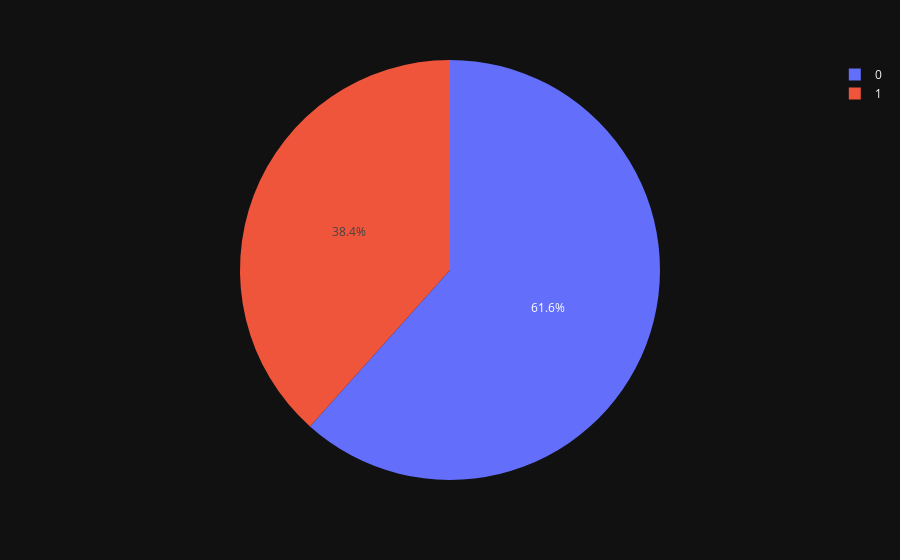

Here is the notebook cell this chart was saved with:
### Markdown cell above
## Dataset INFO

### Code cell
titanic.info()
plt1 = px.pie(titanic, names="Survived")
plt1.show()

### Figure 1 — Plotly figure (JSON) as saved in the notebook; plotly's stock layout.template omitted (floating-point values rounded to 4 significant figures; data arrays with more than 128 entries replaced by an {"elided": "..."} marker saying what was removed)
{"data": [{"domain": {"x": [0.0, 1.0], "y": [0.0, 1.0]}, "hovertemplate": "Survived=%{label}<extra></extra>", "labels": {"elided": "891 int values"}, "legendgroup": "", "name": "", "showlegend": true, "type": "pie"}], "layout": {"legend": {"tracegroupgap": 0}, "margin": {"t": 60}}}
